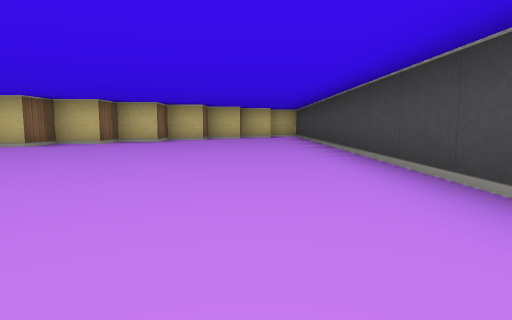
view 1 (above)

20 first-person views from a walk through a cub3D ray-caster map. The camera is about half as high as the walls, tilts 6° down and sees 75° across. The floor is counted in squares. Each view is taken from the middle of a square. On the plan, view 1 faces up. The plan holds only what a view shows up to about 9 squares ahead; the rest is blank.

view 2
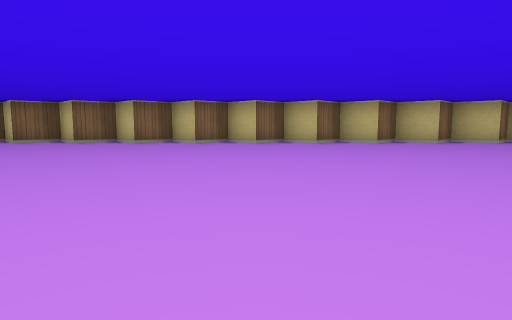

view 3
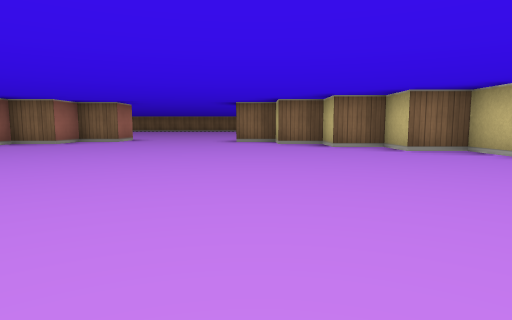

view 4
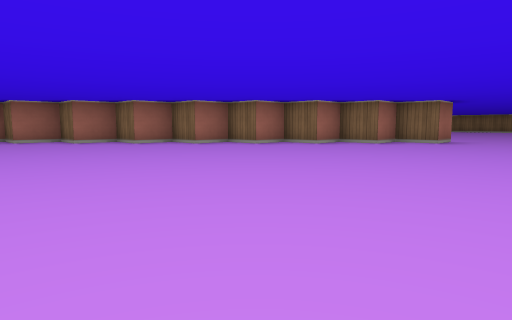

view 5
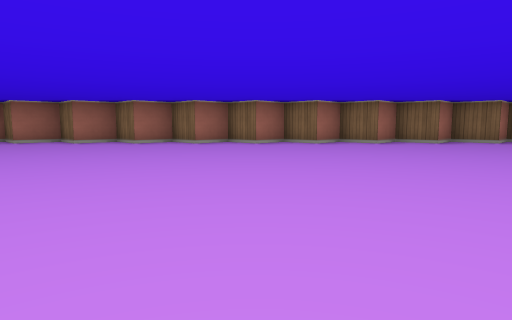

view 6
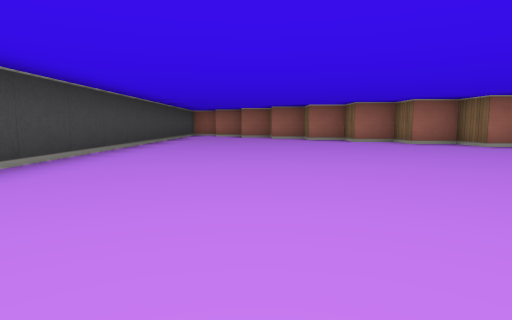

view 7
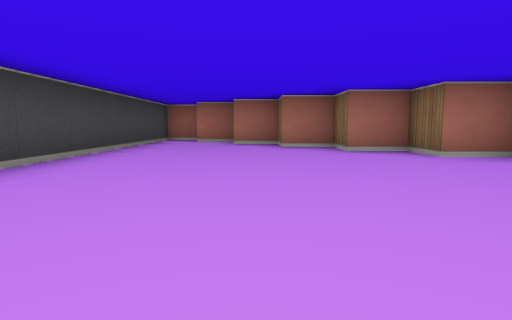

view 8
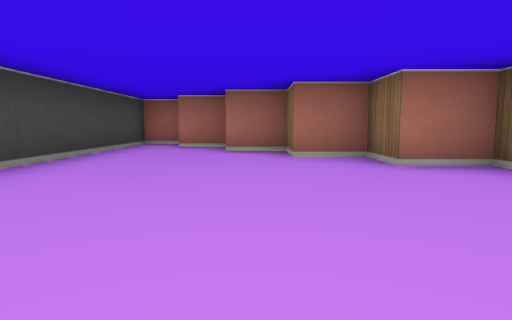

view 9
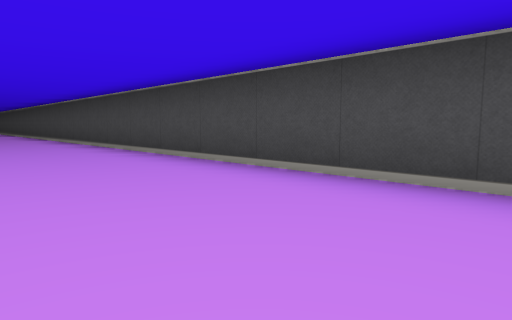

view 10
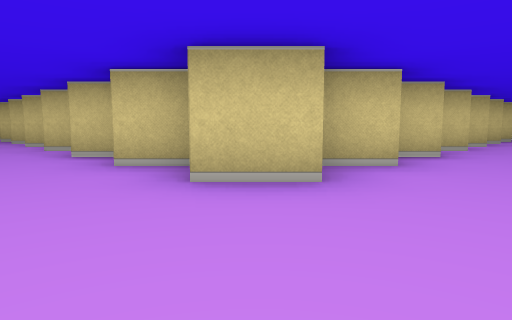

view 11
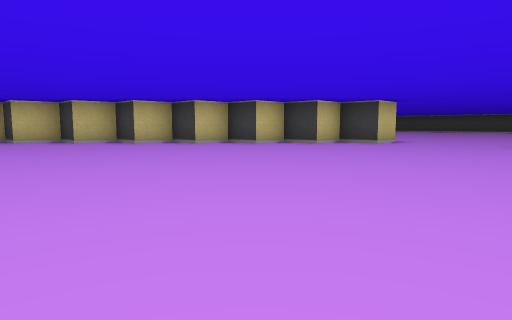

view 12
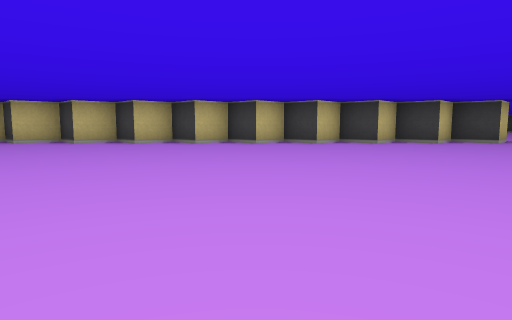

view 13
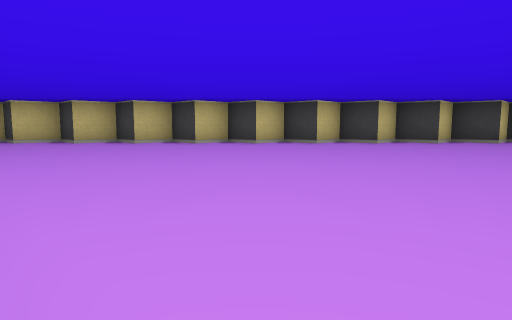

view 14
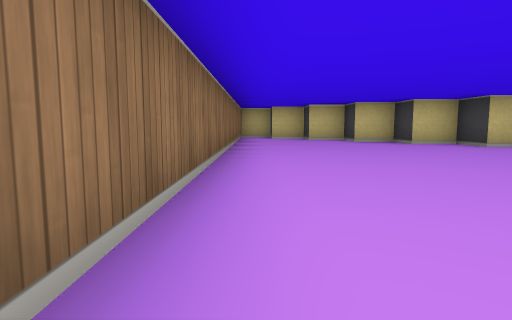

view 15
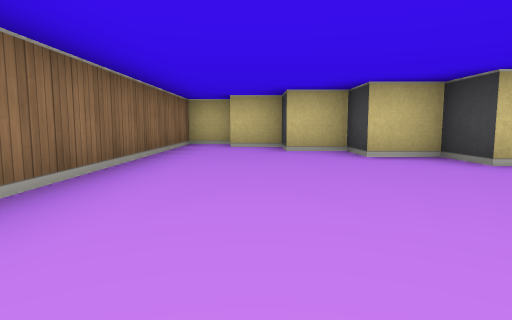

view 16
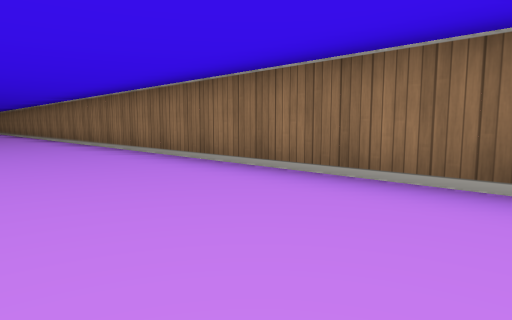

view 17
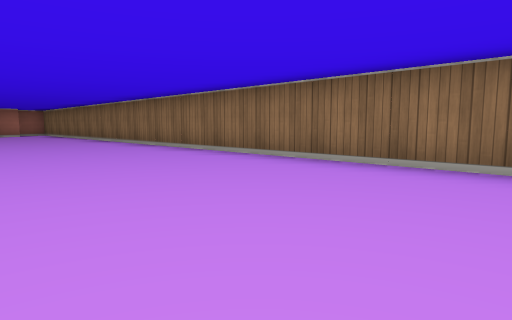

view 18
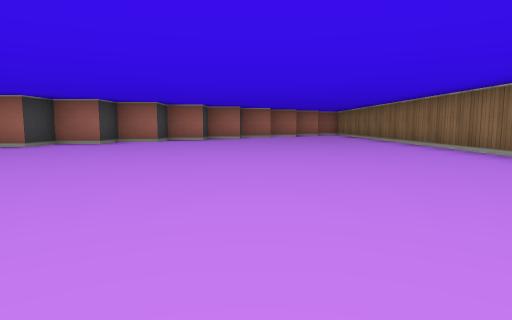

view 19
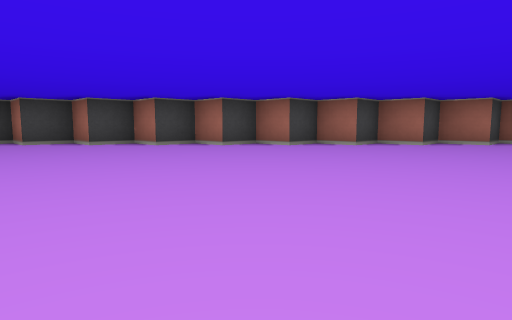

view 20
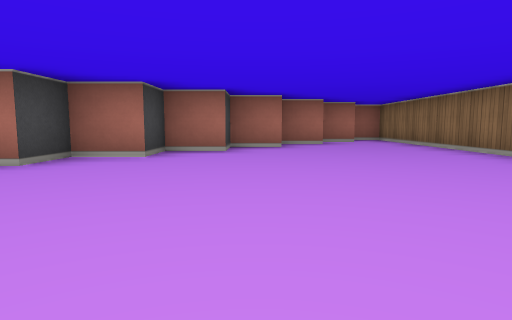

### Floor plan
Key: @ floor where view 1 was taken; # wall or solid block; . floor.
Columns run from 26 left of view 1 to 2 right of it. Each row starts with its distance up from view 1.
 13 ###
 12 #.##
 11 #..##                   ##
 10 #...##                 ##.
  9 #....##               ##....#
  8 #.....##             ##.....#
  7 #......##           ##......#
  6 #.......##         ##.......#
  5 #........##       ##........#
  4 #.........##     ##.........#
  3 #..........##   ##..........#
  2 #...........## ##...........#
  1 #............###............#
  0 #.............#...........@.#
 -1 #.......................  ..#
 -2 #.......................  ..#
 -3 #...........................#
 -4 #.............#.............#
 -5 #............###............#
 -6 #...........## ##...........#
 -7 #..........##   ##..........#
 -8 #.........##     ##.........#
 -9 #........##       ##........#
-10 #.......##         ##.......#
-11 #......##           ##......#
-12 #.....##             ##.....#
-13 #....##               ##....#
-14 #...##                 ##...#
-15 #..##                   ##..#
-16 #.##                     ##.#
-17                           ###

Where each view was taken, in squares from view 1:
view 1: 0 up, 0 right, facing up
view 2: 0 up, 0 right, facing up-left
view 3: 0 up, 3 left, facing left
view 4: 1 down, 3 left, facing down-left
view 5: 3 down, 1 left, facing down-left
view 6: 3 down, 1 left, facing down
view 7: 7 down, 1 left, facing down
view 8: 9 down, 1 left, facing down
view 9: 9 down, 1 left, facing up-right
view 10: 3 down, 12 left, facing up
view 11: 4 down, 20 left, facing up-right
view 12: 2 down, 22 left, facing up-right
view 13: 1 up, 25 left, facing up-right
view 14: 1 up, 25 left, facing up
view 15: 5 up, 24 left, facing up
view 16: 4 up, 23 left, facing down-left
view 17: 1 down, 22 left, facing down-left
view 18: 2 down, 22 left, facing down
view 19: 3 down, 22 left, facing down-right
view 20: 7 down, 22 left, facing down
